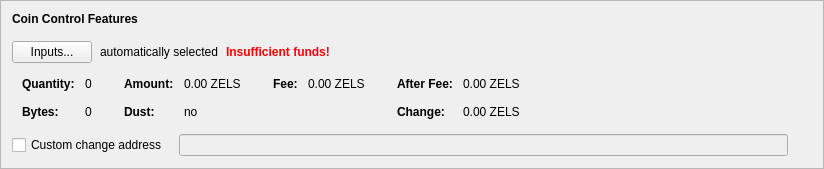
      <widget class="QFrame" name="frameCoinControl">
       <property name="sizePolicy">
        <sizepolicy hsizetype="Preferred" vsizetype="Fixed">
         <horstretch>0</horstretch>
         <verstretch>0</verstretch>
        </sizepolicy>
       </property>
       <property name="frameShape">
        <enum>QFrame::StyledPanel</enum>
       </property>
       <property name="frameShadow">
        <enum>QFrame::Raised</enum>
       </property>
       <layout class="QVBoxLayout" name="verticalLayout_4">
        <item>
         <layout class="QVBoxLayout" name="verticalLayoutCoinControl" stretch="0,0,0,0,0">
          <property name="spacing">
           <number>0</number>
          </property>
          <property name="sizeConstraint">
           <enum>QLayout::SetDefaultConstraint</enum>
          </property>
          <property name="leftMargin">
           <number>0</number>
          </property>
          <property name="topMargin">
           <number>0</number>
          </property>
          <item>
           <layout class="QHBoxLayout" name="horizontalLayoutCoinControl1">
            <property name="bottomMargin">
             <number>15</number>
            </property>
            <item>
             <widget class="QLabel" name="labelCoinControlFeatures">
              <property name="sizePolicy">
               <sizepolicy hsizetype="Preferred" vsizetype="Maximum">
                <horstretch>0</horstretch>
                <verstretch>0</verstretch>
               </sizepolicy>
              </property>
              <property name="font">
               <font>
                <weight>75</weight>
                <bold>true</bold>
               </font>
              </property>
              <property name="styleSheet">
               <string notr="true">font-weight:bold;</string>
              </property>
              <property name="text">
               <string>Coin Control Features</string>
              </property>
             </widget>
            </item>
           </layout>
          </item>
          <item>
           <layout class="QHBoxLayout" name="horizontalLayoutCoinControl2" stretch="0,0,0,0">
            <property name="spacing">
             <number>8</number>
            </property>
            <property name="bottomMargin">
             <number>10</number>
            </property>
            <item>
             <widget class="QPushButton" name="pushButtonCoinControl">
              <property name="styleSheet">
               <string notr="true"/>
              </property>
              <property name="text">
               <string>Inputs...</string>
              </property>
              <property name="autoDefault">
               <bool>false</bool>
              </property>
             </widget>
            </item>
            <item>
             <widget class="QLabel" name="labelCoinControlAutomaticallySelected">
              <property name="text">
               <string>automatically selected</string>
              </property>
              <property name="margin">
               <number>5</number>
              </property>
             </widget>
            </item>
            <item>
             <widget class="QLabel" name="labelCoinControlInsuffFunds">
              <property name="font">
               <font>
                <weight>75</weight>
                <bold>true</bold>
               </font>
              </property>
              <property name="styleSheet">
               <string notr="true">color:red;font-weight:bold;</string>
              </property>
              <property name="text">
               <string>Insufficient funds!</string>
              </property>
              <property name="margin">
               <number>5</number>
              </property>
             </widget>
            </item>
            <item>
             <spacer name="horizontalSpacerCoinControl">
              <property name="orientation">
               <enum>Qt::Horizontal</enum>
              </property>
              <property name="sizeHint" stdset="0">
               <size>
                <width>40</width>
                <height>1</height>
               </size>
              </property>
             </spacer>
            </item>
           </layout>
          </item>
          <item>
           <widget class="QWidget" name="widgetCoinControl" native="true">
            <property name="sizePolicy">
             <sizepolicy hsizetype="Preferred" vsizetype="Preferred">
              <horstretch>0</horstretch>
              <verstretch>0</verstretch>
             </sizepolicy>
            </property>
            <property name="minimumSize">
             <size>
              <width>0</width>
              <height>0</height>
             </size>
            </property>
            <property name="styleSheet">
             <string notr="true"/>
            </property>
            <layout class="QHBoxLayout" name="horizontalLayoutCoinControl5">
             <property name="leftMargin">
              <number>0</number>
             </property>
             <property name="topMargin">
              <number>0</number>
             </property>
             <property name="rightMargin">
              <number>0</number>
             </property>
             <property name="bottomMargin">
              <number>0</number>
             </property>
             <item>
              <layout class="QHBoxLayout" name="horizontalLayoutCoinControl3" stretch="0,0,0,1">
               <property name="spacing">
                <number>20</number>
               </property>
               <property name="topMargin">
                <number>0</number>
               </property>
               <property name="bottomMargin">
                <number>10</number>
               </property>
               <item>
                <layout class="QFormLayout" name="formLayoutCoinControl1">
                 <property name="horizontalSpacing">
                  <number>10</number>
                 </property>
                 <property name="verticalSpacing">
                  <number>14</number>
                 </property>
                 <property name="leftMargin">
                  <number>10</number>
                 </property>
                 <property name="topMargin">
                  <number>4</number>
                 </property>
                 <property name="rightMargin">
                  <number>6</number>
                 </property>
                 <item row="0" column="0">
                  <widget class="QLabel" name="labelCoinControlQuantityText">
                   <property name="font">
                    <font>
                     <weight>75</weight>
                     <bold>true</bold>
                    </font>
                   </property>
                   <property name="text">
                    <string>Quantity:</string>
                   </property>
                   <property name="margin">
                    <number>0</number>
                   </property>
                  </widget>
                 </item>
                 <item row="0" column="1">
                  <widget class="QLabel" name="labelCoinControlQuantity">
                   <property name="cursor">
                    <cursorShape>IBeamCursor</cursorShape>
                   </property>
                   <property name="contextMenuPolicy">
                    <enum>Qt::ActionsContextMenu</enum>
                   </property>
                   <property name="text">
                    <string notr="true">0</string>
                   </property>
                   <property name="margin">
                    <number>0</number>
                   </property>
                   <property name="textInteractionFlags">
                    <set>Qt::LinksAccessibleByMouse|Qt::TextSelectableByKeyboard|Qt::TextSelectableByMouse</set>
                   </property>
                  </widget>
                 </item>
                 <item row="1" column="0">
                  <widget class="QLabel" name="labelCoinControlBytesText">
                   <property name="font">
                    <font>
                     <weight>75</weight>
                     <bold>true</bold>
                    </font>
                   </property>
                   <property name="text">
                    <string>Bytes:</string>
                   </property>
                  </widget>
                 </item>
                 <item row="1" column="1">
                  <widget class="QLabel" name="labelCoinControlBytes">
                   <property name="cursor">
                    <cursorShape>IBeamCursor</cursorShape>
                   </property>
                   <property name="contextMenuPolicy">
                    <enum>Qt::ActionsContextMenu</enum>
                   </property>
                   <property name="text">
                    <string notr="true">0</string>
                   </property>
                   <property name="textInteractionFlags">
                    <set>Qt::LinksAccessibleByMouse|Qt::TextSelectableByKeyboard|Qt::TextSelectableByMouse</set>
                   </property>
                  </widget>
                 </item>
                </layout>
               </item>
               <item>
                <layout class="QFormLayout" name="formLayoutCoinControl2">
                 <property name="horizontalSpacing">
                  <number>10</number>
                 </property>
                 <property name="verticalSpacing">
                  <number>14</number>
                 </property>
                 <property name="leftMargin">
                  <number>6</number>
                 </property>
                 <property name="topMargin">
                  <number>4</number>
                 </property>
                 <property name="rightMargin">
                  <number>6</number>
                 </property>
                 <item row="0" column="0">
                  <widget class="QLabel" name="labelCoinControlAmountText">
                   <property name="font">
                    <font>
                     <weight>75</weight>
                     <bold>true</bold>
                    </font>
                   </property>
                   <property name="text">
                    <string>Amount:</string>
                   </property>
                   <property name="margin">
                    <number>0</number>
                   </property>
                  </widget>
                 </item>
                 <item row="0" column="1">
                  <widget class="QLabel" name="labelCoinControlAmount">
                   <property name="cursor">
                    <cursorShape>IBeamCursor</cursorShape>
                   </property>
                   <property name="contextMenuPolicy">
                    <enum>Qt::ActionsContextMenu</enum>
                   </property>
                   <property name="text">
                    <string notr="true">0.00 ZELS</string>
                   </property>
                   <property name="textInteractionFlags">
                    <set>Qt::LinksAccessibleByMouse|Qt::TextSelectableByKeyboard|Qt::TextSelectableByMouse</set>
                   </property>
                  </widget>
                 </item>
                 <item row="1" column="0">
                  <widget class="QLabel" name="labelCoinControlLowOutputText">
                   <property name="font">
                    <font>
                     <weight>75</weight>
                     <bold>true</bold>
                    </font>
                   </property>
                   <property name="text">
                    <string>Dust:</string>
                   </property>
                  </widget>
                 </item>
                 <item row="1" column="1">
                  <widget class="QLabel" name="labelCoinControlLowOutput">
                   <property name="cursor">
                    <cursorShape>IBeamCursor</cursorShape>
                   </property>
                   <property name="contextMenuPolicy">
                    <enum>Qt::ActionsContextMenu</enum>
                   </property>
                   <property name="text">
                    <string notr="true">no</string>
                   </property>
                   <property name="textInteractionFlags">
                    <set>Qt::LinksAccessibleByMouse|Qt::TextSelectableByKeyboard|Qt::TextSelectableByMouse</set>
                   </property>
                  </widget>
                 </item>
                </layout>
               </item>
               <item>
                <layout class="QFormLayout" name="formLayoutCoinControl3">
                 <property name="horizontalSpacing">
                  <number>10</number>
                 </property>
                 <property name="verticalSpacing">
                  <number>14</number>
                 </property>
                 <property name="leftMargin">
                  <number>6</number>
                 </property>
                 <property name="topMargin">
                  <number>4</number>
                 </property>
                 <property name="rightMargin">
                  <number>6</number>
                 </property>
                 <item row="0" column="0">
                  <widget class="QLabel" name="labelCoinControlFeeText">
                   <property name="font">
                    <font>
                     <weight>75</weight>
                     <bold>true</bold>
                    </font>
                   </property>
                   <property name="text">
                    <string>Fee:</string>
                   </property>
                   <property name="margin">
                    <number>0</number>
                   </property>
                  </widget>
                 </item>
                 <item row="0" column="1">
                  <widget class="QLabel" name="labelCoinControlFee">
                   <property name="cursor">
                    <cursorShape>IBeamCursor</cursorShape>
                   </property>
                   <property name="contextMenuPolicy">
                    <enum>Qt::ActionsContextMenu</enum>
                   </property>
                   <property name="text">
                    <string notr="true">0.00 ZELS</string>
                   </property>
                   <property name="textInteractionFlags">
                    <set>Qt::LinksAccessibleByMouse|Qt::TextSelectableByKeyboard|Qt::TextSelectableByMouse</set>
                   </property>
                  </widget>
                 </item>
                </layout>
               </item>
               <item>
                <layout class="QFormLayout" name="formLayoutCoinControl4">
                 <property name="horizontalSpacing">
                  <number>10</number>
                 </property>
                 <property name="verticalSpacing">
                  <number>14</number>
                 </property>
                 <property name="leftMargin">
                  <number>6</number>
                 </property>
                 <property name="topMargin">
                  <number>4</number>
                 </property>
                 <property name="rightMargin">
                  <number>6</number>
                 </property>
                 <item row="0" column="0">
                  <widget class="QLabel" name="labelCoinControlAfterFeeText">
                   <property name="font">
                    <font>
                     <weight>75</weight>
                     <bold>true</bold>
                    </font>
                   </property>
                   <property name="text">
                    <string>After Fee:</string>
                   </property>
                   <property name="margin">
                    <number>0</number>
                   </property>
                  </widget>
                 </item>
                 <item row="0" column="1">
                  <widget class="QLabel" name="labelCoinControlAfterFee">
                   <property name="cursor">
                    <cursorShape>IBeamCursor</cursorShape>
                   </property>
                   <property name="contextMenuPolicy">
                    <enum>Qt::ActionsContextMenu</enum>
                   </property>
                   <property name="text">
                    <string notr="true">0.00 ZELS</string>
                   </property>
                   <property name="textInteractionFlags">
                    <set>Qt::LinksAccessibleByMouse|Qt::TextSelectableByKeyboard|Qt::TextSelectableByMouse</set>
                   </property>
                  </widget>
                 </item>
                 <item row="1" column="0">
                  <widget class="QLabel" name="labelCoinControlChangeText">
                   <property name="font">
                    <font>
                     <weight>75</weight>
                     <bold>true</bold>
                    </font>
                   </property>
                   <property name="text">
                    <string>Change:</string>
                   </property>
                  </widget>
                 </item>
                 <item row="1" column="1">
                  <widget class="QLabel" name="labelCoinControlChange">
                   <property name="cursor">
                    <cursorShape>IBeamCursor</cursorShape>
                   </property>
                   <property name="contextMenuPolicy">
                    <enum>Qt::ActionsContextMenu</enum>
                   </property>
                   <property name="text">
                    <string notr="true">0.00 ZELS</string>
                   </property>
                   <property name="textInteractionFlags">
                    <set>Qt::LinksAccessibleByMouse|Qt::TextSelectableByKeyboard|Qt::TextSelectableByMouse</set>
                   </property>
                  </widget>
                 </item>
                </layout>
               </item>
              </layout>
             </item>
            </layout>
           </widget>
          </item>
          <item>
           <layout class="QHBoxLayout" name="horizontalLayoutCoinControl4" stretch="0,0,0">
            <property name="spacing">
             <number>12</number>
            </property>
            <property name="sizeConstraint">
             <enum>QLayout::SetDefaultConstraint</enum>
            </property>
            <property name="topMargin">
             <number>5</number>
            </property>
            <property name="rightMargin">
             <number>5</number>
            </property>
            <item>
             <widget class="QCheckBox" name="checkBoxCoinControlChange">
              <property name="toolTip">
               <string>If this is activated, but the change address is empty or invalid, change will be sent to a newly generated address.</string>
              </property>
              <property name="text">
               <string>Custom change address</string>
              </property>
             </widget>
            </item>
            <item>
             <widget class="QValidatedLineEdit" name="lineEditCoinControlChange">
              <property name="enabled">
               <bool>false</bool>
              </property>
              <property name="sizePolicy">
               <sizepolicy hsizetype="Expanding" vsizetype="Fixed">
                <horstretch>0</horstretch>
                <verstretch>0</verstretch>
               </sizepolicy>
              </property>
             </widget>
            </item>
            <item>
             <widget class="QLabel" name="labelCoinControlChangeLabel">
              <property name="sizePolicy">
               <sizepolicy hsizetype="Preferred" vsizetype="Expanding">
                <horstretch>0</horstretch>
                <verstretch>0</verstretch>
               </sizepolicy>
              </property>
              <property name="minimumSize">
               <size>
                <width>0</width>
                <height>0</height>
               </size>
              </property>
              <property name="text">
               <string/>
              </property>
              <property name="margin">
               <number>3</number>
              </property>
             </widget>
            </item>
           </layout>
          </item>
          <item>
           <spacer name="verticalSpacerCoinControl">
            <property name="orientation">
             <enum>Qt::Vertical</enum>
            </property>
            <property name="sizeType">
             <enum>QSizePolicy::Expanding</enum>
            </property>
            <property name="sizeHint" stdset="0">
             <size>
              <width>800</width>
              <height>1</height>
             </size>
            </property>
           </spacer>
          </item>
         </layout>
        </item>
       </layout>
      </widget>
